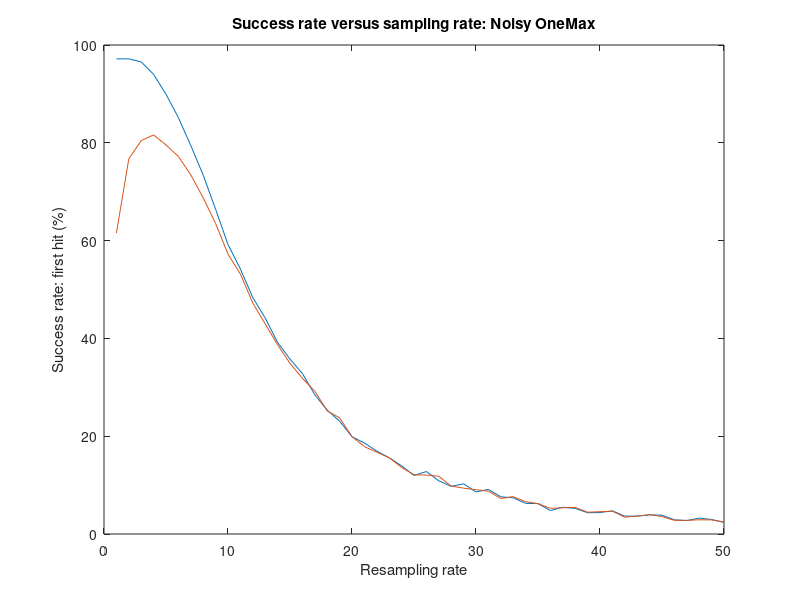

The MATLAB source for this figure:
x = [1:50]
nhit = [61.56, 76.73, 80.45, 81.61, 79.56, 77.21, 73.44, 68.74, 63.51, 57.23, 53.17, 47.22, 42.97, 38.67, 34.91, 31.84, 29.21, 25.18, 23.76, 19.91, 17.87, 16.73, 15.6, 13.63, 12.1, 12.05, 11.81, 9.79, 9.38, 9.05, 8.77, 7.26, 7.65, 6.6, 6.21, 5.25, 5.36, 5.45, 4.46, 4.56, 4.65, 3.45, 3.67, 3.96, 3.57, 2.79, 2.79, 2.91, 2.88, 2.47]
fhit = [97.16, 97.17, 96.54, 93.99, 89.93, 85.14, 79.43, 73.39, 66.42, 59.2, 54.18, 48.34, 44.18, 39.17, 35.77, 32.83, 28.47, 25.32, 23.08, 19.89, 18.61, 16.96, 15.58, 13.94, 11.97, 12.78, 10.87, 9.75, 10.26, 8.6, 9.12, 7.61, 7.41, 6.27, 6.21, 4.79, 5.48, 5.23, 4.35, 4.39, 4.73, 3.66, 3.65, 3.91, 3.85, 2.91, 2.75, 3.25, 2.97, 2.36]
pmax = plot(x,fhit,x,nhit);
ylabel("Success rate: first hit (%)");
title("Success rate versus sampling rate: Noisy OneMax");
xlabel("Resampling rate");

